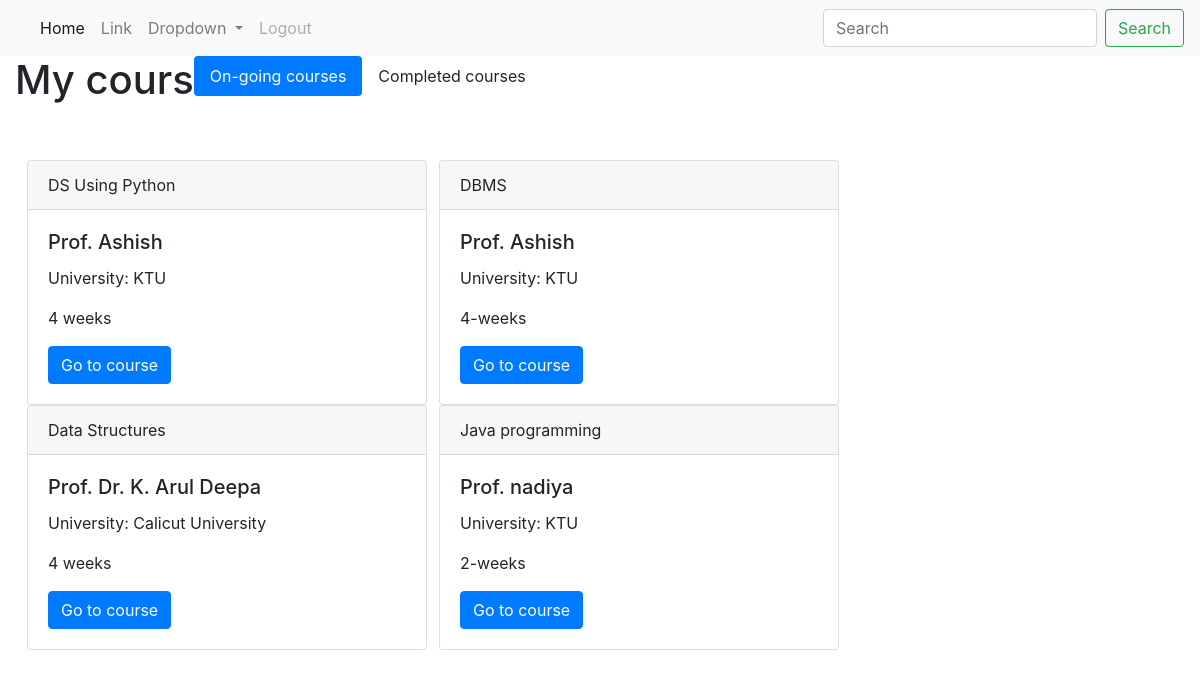
The page /profile/30 on the database its author committed.
### Course/models.py (models this page shows, shortened)
class Enrollment(models.Model):
    user=models.ForeignKey(User, on_delete=models.CASCADE)
    course=models.ForeignKey(Course, on_delete=models.CASCADE, default=None)
    is_completed = models.BooleanField(default=False)
    created_time = models.DateTimeField(auto_now=True)
    certificate_generated = models.BooleanField(default=False)
    certificate_path = models.FileField(default="")

class Course(models.Model):
    course_name = models.CharField(max_length=50)
    duration = models.CharField(max_length=50)
    university = models.ForeignKey(University, on_delete=models.CASCADE)
    faculty = models.ForeignKey(Faculty, on_delete=models.CASCADE)
    description = models.TextField()
    created_date = models.DateField()
    is_active = models.BooleanField(default=False)
    course_layout = models.TextField(null = True, blank = True)
    certificate = models.TextField(null = True, blank = True)

### admin_management/models.py (models this page shows)
class Faculty(models.Model):
    user=models.OneToOneField(User, on_delete=models.CASCADE, null=True)
    address = models.ForeignKey(Address, on_delete=models.CASCADE)
    phone_number=models.IntegerField( null=True)
    university = models.ForeignKey(University, on_delete=models.CASCADE)
    def __str__(self):
        return self.user.first_name

class University(models.Model):
    university_name = models.CharField(max_length=100, null=True)
    address = models.ForeignKey(Address, on_delete=models.CASCADE)
    email = models.EmailField()
    mobile_number = models.IntegerField(max_length=15)
    def __str__(self):
        return self.university_name

### user_management/views.py (the view)
# urls.py: path("profile/<int:pk>",views.Profile.as_view(), name="Profile"),
class Profile(generic.ListView):
    model = Enrollment
    template_name = "profile.html"
    def get_queryset(self, *args, **kwargs):
        queryset = self.model.objects.filter(user__id=self.kwargs['pk'])
        return queryset

### user_management/templates/profile.html (shortened to what this page needs)
{% extends 'base.html' %}
{% block content %}
<div class="row">
  <div>
    <h1 class="text-center">My courses</h1>
  </div>
</div>
<ul class="nav nav-pills">
    <li class="nav-item">
      <a class="nav-link active" aria-current="page" onclick="open_og();" id="og" style="cursor:pointer">On-going courses</a>
    </li>
    <li class="nav-item">
      <a class="nav-link" onclick="open_cc();" id="cc" style="cursor:pointer">Completed courses</a>
    </li>
</ul>
<div id="on_id" style="display: block;" class="mt-5">
  <div class="row row-cols-1 row-cols-md-3 g-4">
    {% for c in object_list %}
      {% if not c.is_completed %}
      <div class="card" style="width: 25rem;margin-left:12px;">
          <div class="card-header">{{c.course.course_name}}</div>
          <div class="card-body">
            <h5 class="card-title" >Prof. {{c.course.faculty}}</h5>
            <p class="card-text">University: {{c.course.university}}</p>
            <p class="card-text">{{c.course.duration}}</p>
            <a href="{% url 'content' c.course.id %}" class="btn btn-primary">Go to course</a>
          </div>
      </div>
      {% endif %}
    {% endfor %}
  </div>
</div>
{% endblock %}

### rows shown on the page
Enrollment: course.course_name "DS Using Python", course.faculty "Ashish", course.university "KTU", course.duration "4 weeks"
Enrollment: course.course_name "DBMS", course.faculty "Ashish", course.university "KTU", course.duration "4-weeks"
Enrollment: course.course_name "Data Structures", course.faculty "Dr. K. Arul Deepa", course.university "Calicut University", course.duration "4 weeks"
Enrollment: course.course_name "Java programming", course.faculty "nadiya", course.university "KTU", course.duration "2-weeks"
